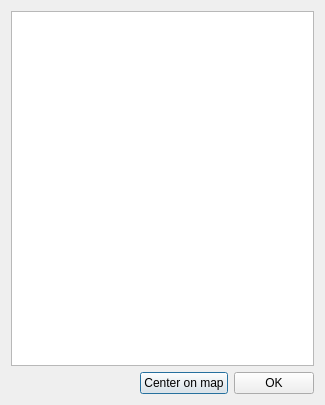
<?xml version="1.0" encoding="UTF-8"?>
<ui version="4.0">
 <class>CDrawingList</class>
 <widget class="QDialog" name="CDrawingList">
  <property name="geometry">
   <rect>
    <x>0</x>
    <y>0</y>
    <width>325</width>
    <height>405</height>
   </rect>
  </property>
  <property name="windowTitle">
   <string>List of drawings</string>
  </property>
  <layout class="QVBoxLayout" name="verticalLayout_2" stretch="1,0">
   <item>
    <layout class="QVBoxLayout" name="verticalLayout">
     <item>
      <widget class="QTreeView" name="treeView">
       <property name="editTriggers">
        <set>QAbstractItemView::NoEditTriggers</set>
       </property>
      </widget>
     </item>
    </layout>
   </item>
   <item>
    <layout class="QHBoxLayout" name="horizontalLayout">
     <item>
      <spacer name="horizontalSpacer">
       <property name="orientation">
        <enum>Qt::Horizontal</enum>
       </property>
       <property name="sizeHint" stdset="0">
        <size>
         <width>40</width>
         <height>20</height>
        </size>
       </property>
      </spacer>
     </item>
     <item>
      <widget class="QPushButton" name="pushButton_2">
       <property name="text">
        <string>Center on map</string>
       </property>
      </widget>
     </item>
     <item>
      <widget class="QPushButton" name="pushButton">
       <property name="text">
        <string>OK</string>
       </property>
      </widget>
     </item>
    </layout>
   </item>
  </layout>
 </widget>
 <resources/>
 <connections/>
</ui>
